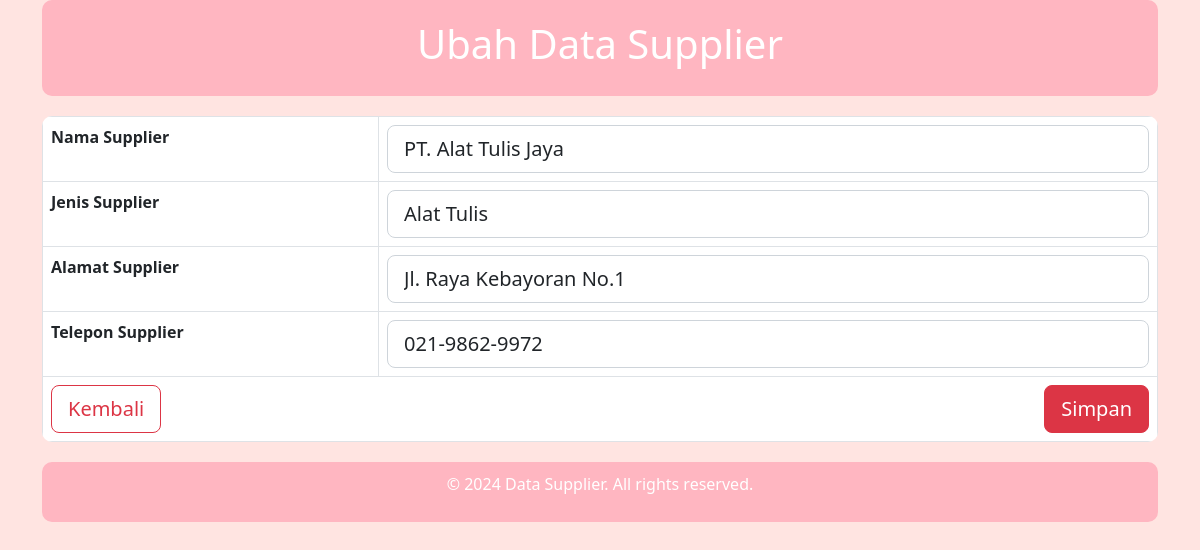
/ubahsupp.php?id_supplier=14, run on the app's committed database.
### tables this page shows
CREATE TABLE IF NOT EXISTS `supplier` (
  `id_supplier` int NOT NULL AUTO_INCREMENT,
  `nama_supplier` varchar(50) NOT NULL,
  `jenis_supplier` varchar(50) NOT NULL,
  `alamat_supplier` varchar(50) NOT NULL,
  `telepon_supplier` varchar(13) NOT NULL,
  PRIMARY KEY (`id_supplier`)
);

### ubahsupp.php (the view, shortened to what this page needs)
<!DOCTYPE html>
<html lang="id">
<head>
    <link href="https://cdn.jsdelivr.net/npm/bootstrap@5.2.2/dist/css/bootstrap.min.css" rel="stylesheet">
</head>
<body>
    <div class="container">
        <div class="header">
            <h1 class="text-white">Ubah Data Supplier</h1>
        </div>
        <div class="mb-3">
            <form method="post" action="updatesupp.php">
                <table class="table table-bordered">
                    <tbody>
                        <?php
                        $id_supplier = $_GET['id_supplier'];
                        include 'koneksi.php';
                        $query = mysqli_query($koneksi, "SELECT * FROM supplier WHERE id_supplier='$id_supplier'");
                        $data = mysqli_fetch_assoc($query);
                        if (!$data) {
                            echo '<tr><td colspan="2" class="text-center">Data tidak ditemukan!</td></tr>';
                        } else {
                            echo '<tr>
                                    <td class="form-label">Nama Supplier</td>
                                    <td><input class="form-control form-control-lg" type="text" name="nama_supplier" value="' . $data['nama_supplier'] . '" required></td>
                                  </tr>
                                  <tr>
                                    <td class="form-label">Jenis Supplier</td>
                                    <td><input class="form-control form-control-lg" type="text" name="jenis_supplier" value="' . $data['jenis_supplier'] . '" required></td>
                                  </tr>
                                  <tr>
                                    <td class="form-label">Alamat Supplier</td>
                                    <td><input class="form-control form-control-lg" type="text" name="alamat_supplier" value="' . $data['alamat_supplier'] . '" required></td>
                                  </tr>
                                  <tr>
                                    <td class="form-label">Telepon Supplier</td>
                                    <td><input class="form-control form-control-lg" type="text" name="telepon_supplier" value="' . $data['telepon_supplier'] . '" required></td>
                                  </tr>
                                  <input type="hidden" name="id_supplier" value="' . $data['id_supplier'] . '">
                                  ';
                        }
                        ?>
                        <tr>
                            <td colspan="2" class="text-center">
                                <div class="d-flex justify-content-between">
                                    <a href="manager.php" class="btn btn-outline-danger btn-lg">Kembali</a>
                                    <button type="submit" class="btn btn-danger btn-lg">Simpan</button>
                                </div>
                            </td>
                        </tr>
                    </tbody>
                </table>
            </form>
        </div>
        <footer class="footer">
            <p class="text-white">&copy; 2024 Data Supplier. All rights reserved.</p>
        </footer>
    </div>
</body>
</html>

### ubahsupp.php (style rules this page uses)
body { background-color: #ffe4e1; }
.header { background-color: #ffb6c1; padding: 20px; border-radius: 10px; text-align: center; margin-bottom: 20px; }
.footer { margin-top: 20px; padding: 10px; background-color: #ffb6c1; border-radius: 10px; text-align: center; }
.form-label { font-weight: bold; }
.table { margin-top: 20px; background-color: #ffffff; border-radius: 10px; overflow: hidden; }

### data on the page
supplier: nama_supplier "PT. Alat Tulis Jaya", jenis_supplier "Alat Tulis", alamat_supplier "Jl. Raya Kebayoran No.1", telepon_supplier "021-9862-9972"
